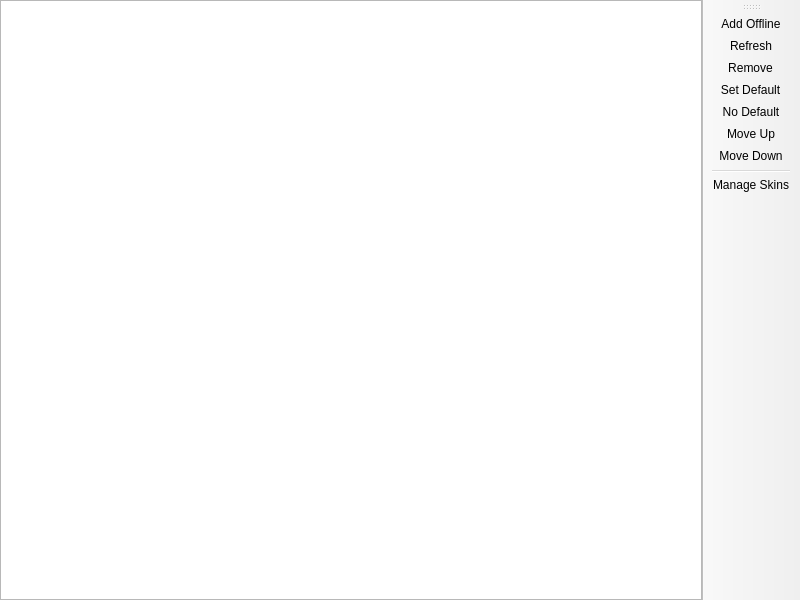
<?xml version="1.0" encoding="UTF-8"?>
<ui version="4.0">
 <class>AccountListPage</class>
 <widget class="QMainWindow" name="AccountListPage">
  <property name="geometry">
   <rect>
    <x>0</x>
    <y>0</y>
    <width>800</width>
    <height>600</height>
   </rect>
  </property>
  <widget class="QWidget" name="centralwidget">
   <layout class="QHBoxLayout" name="horizontalLayout">
    <property name="leftMargin">
     <number>0</number>
    </property>
    <property name="topMargin">
     <number>0</number>
    </property>
    <property name="rightMargin">
     <number>0</number>
    </property>
    <property name="bottomMargin">
     <number>0</number>
    </property>
    <item>
     <widget class="VersionListView" name="listView">
      <property name="alternatingRowColors">
       <bool>true</bool>
      </property>
      <property name="rootIsDecorated">
       <bool>false</bool>
      </property>
      <property name="itemsExpandable">
       <bool>false</bool>
      </property>
      <property name="allColumnsShowFocus">
       <bool>true</bool>
      </property>
      <attribute name="headerStretchLastSection">
       <bool>false</bool>
      </attribute>
     </widget>
    </item>
   </layout>
  </widget>
  <widget class="WideBar" name="toolBar">
   <attribute name="toolBarArea">
    <enum>RightToolBarArea</enum>
   </attribute>
   <attribute name="toolBarBreak">
    <bool>false</bool>
   </attribute>
   <addaction name="actionAddOffline"/>
   <addaction name="actionRefresh"/>
   <addaction name="actionRemove"/>
   <addaction name="actionSetDefault"/>
   <addaction name="actionNoDefault"/>
   <addaction name="actionMoveUp"/>
   <addaction name="actionMoveDown"/>
   <addaction name="separator"/>
   <addaction name="actionManageSkins"/>
  </widget>
  <action name="actionSetDefault">
   <property name="text">
    <string>&amp;Set Default</string>
   </property>
  </action>
  <action name="actionNoDefault">
   <property name="checkable">
    <bool>true</bool>
   </property>
   <property name="text">
    <string>&amp;No Default</string>
   </property>
  </action>
  <action name="actionManageSkins">
   <property name="text">
    <string>&amp;Manage Skins</string>
   </property>
   <property name="toolTip">
    <string>Manage Skins</string>
   </property>
  </action>
  <action name="actionAddMicrosoft">
   <property name="text">
    <string>&amp;Add Microsoft</string>
   </property>
  </action>
  <action name="actionAddOffline">
   <property name="text">
    <string>Add &amp;Offline</string>
   </property>
  </action>
  <action name="actionRefresh">
   <property name="text">
    <string>&amp;Refresh</string>
   </property>
   <property name="toolTip">
    <string>Refresh the account tokens</string>
   </property>
  </action>
  <action name="actionRemove">
   <property name="text">
    <string>Remo&amp;ve</string>
   </property>
  </action>
  <action name="actionMoveUp">
   <property name="text">
    <string>Move &amp;Up</string>
   </property>
  </action>
  <action name="actionMoveDown">
   <property name="text">
    <string>Move &amp;Down</string>
   </property>
  </action>
 </widget>
 <customwidgets>
  <customwidget>
   <class>VersionListView</class>
   <extends>QTreeView</extends>
   <header>ui/widgets/VersionListView.h</header>
  </customwidget>
  <customwidget>
   <class>WideBar</class>
   <extends>QToolBar</extends>
   <header>ui/widgets/WideBar.h</header>
  </customwidget>
 </customwidgets>
 <resources/>
 <connections/>
</ui>
